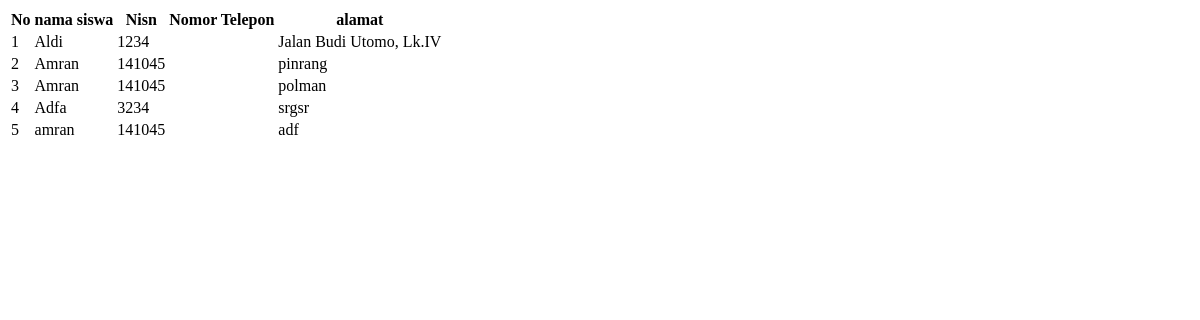
/android/admin/data-siswa.php, run on an earlier commit of the app's database.
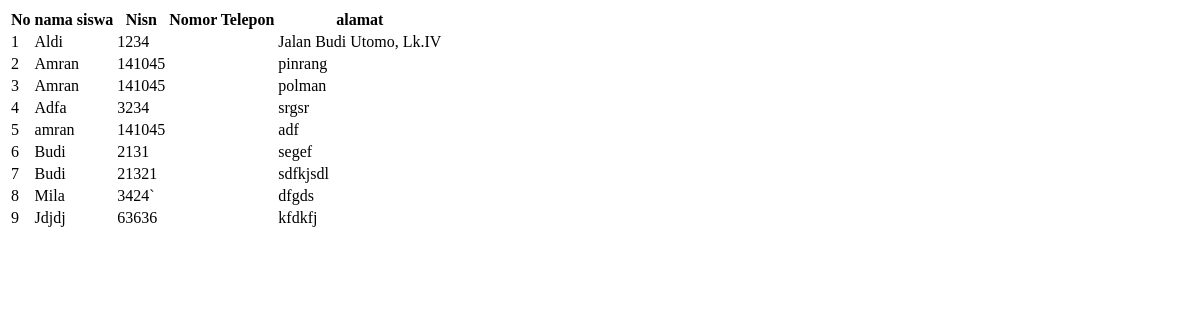
And on a later commit of the database.
### tables this page shows
CREATE TABLE `tabel_user` (
  `id_user` int(4) NOT NULL,
  `nama_user` varchar(20) NOT NULL,
  `gambar_user` varchar(50) NOT NULL,
  `username` varchar(20) NOT NULL,
  `password` varchar(50) NOT NULL,
  `nisn` varchar(20) NOT NULL,
  `asalsekolah` varchar(50) NOT NULL,
  `alamat` varchar(50) NOT NULL,
  `Gambar` text NOT NULL
);

### android/admin/data-siswa.php (the view, shortened to what this page needs)
                                <table class="table table-striped table-bordered table-hover" id="dataTables-example">
                <thead>
                    <tr>
					<th>No</th>
		            <th>nama siswa</th>
					<th>Nisn</th>
					<th>Nomor Telepon</th>
					<th>alamat</th>
                    </tr>
</thead>
                <tbody>
                    <?php
				   $tampil=mysql_query("select * from tabel_user ORDER BY id_user ");
					  $no = 1;
                      while($k=mysql_fetch_array($tampil)){
                      echo "<tr>";
                      echo "<td>$no</td>";
					  echo "<td>$k[nama_user]</td>";
					  echo "<td>$k[nisn]</td>";
					   echo "<td>$k[notlp]</td>";
					   echo "<td>$k[alamat]</td>";
					  echo "</tr>";
                      $no++;
                    }
echo "</tbody></table> ";
                    ?>

What changed in the data, as far as the page shows it:
added tabel_user: nama_user "Budi", nisn "2131", alamat "segef"
added tabel_user: nama_user "Budi", nisn "21321", alamat "sdfkjsdl"
added tabel_user: nama_user "Mila", nisn "3424`", alamat "dfgds"
added tabel_user: nama_user "Jdjdj", nisn "63636", alamat "kfdkfj"
